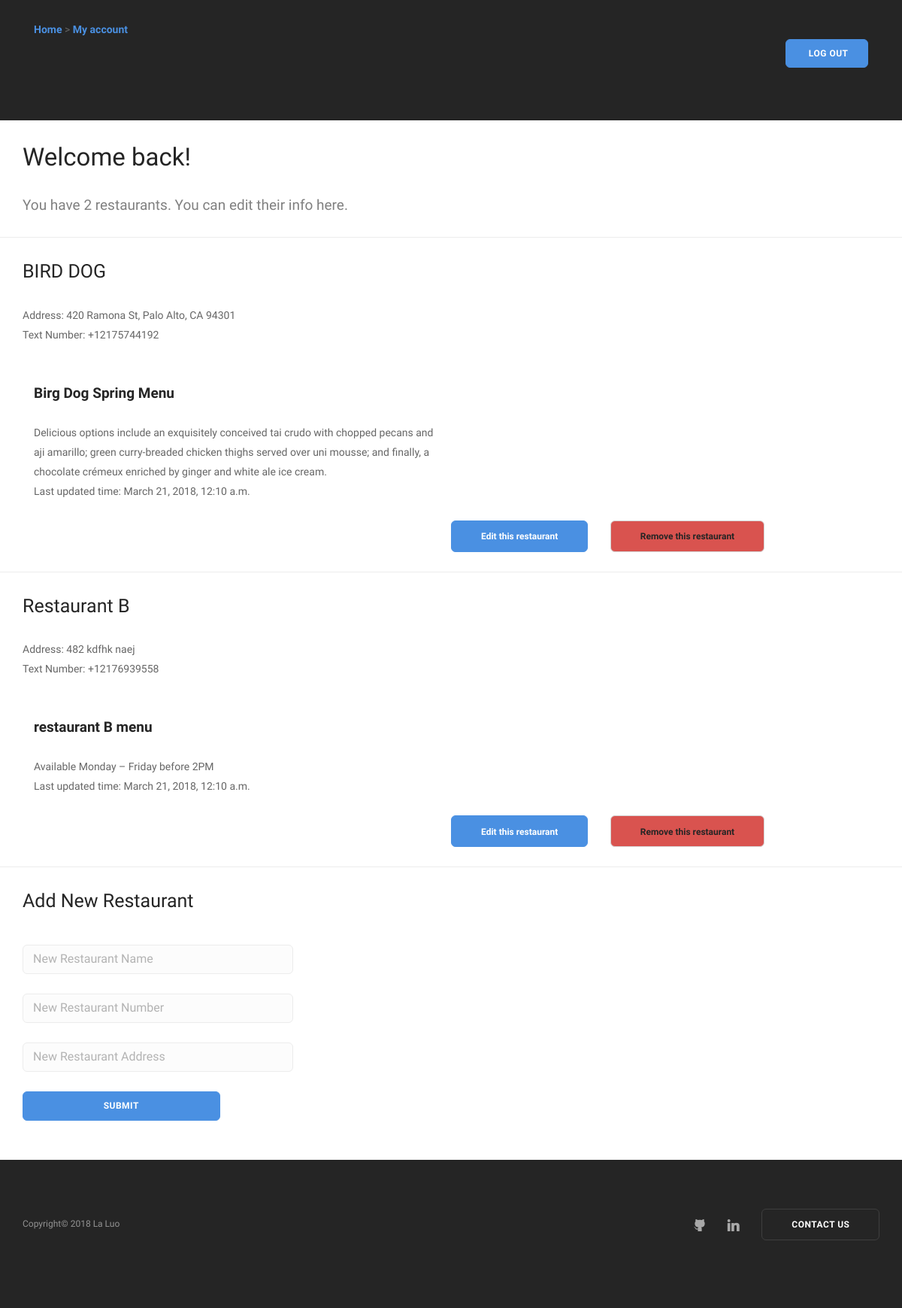
The app's page /account/ (signed in) with its own data.
### canteen/models.py (models this page shows, shortened)
class Canteen(models.Model):
    id = models.IntegerField(primary_key=True)
    name = models.CharField(max_length=30)
    manager = models.ForeignKey(User, related_name='manager', null=True)
    address = models.CharField(max_length=50, null=True)
    phone_number = models.CharField(max_length=12, null=True)
    @property
    def get_menu(self):
        menu_list = Menu.objects.filter(restaurant = self)
        return menu_list
    class Meta:
    	ordering = ['name']

class Menu(models.Model):
    id = models.IntegerField(primary_key=True)
    name = models.CharField(max_length=30)
    info = models.CharField(max_length = 200, null=True)
    last_updated = models.DateTimeField(auto_now_add=True)
    restaurant = models.ForeignKey(Canteen, null=True)
    dishtype_list = models.CharField(max_length=200, default='["food","drinks"]')

### canteen/views.py (the view, shortened to what this page needs)
# urls.py: url(r'^account/$', views.account, name='account'),
def account(request):
    current_user = request.user
    user_id = current_user.id
    name = current_user.username
    user = User.objects.get(id= user_id)
    restaurant_list = Canteen.objects.filter(manager = user)
    for each in restaurant_list:
        if len(each.get_menu) == 0:
            newmenu = Menu(name = 'addnewname', info='addinfo', restaurant = each)
            newmenu.save()
    num = restaurant_list.count()
    data = {'restaurant_list': restaurant_list}
    return render(request, 'registration/myAccount.html', data)

### canteen/templates/registration/myAccount.html (shortened to what this page needs)
<!DOCTYPE html>
<html>
<head>
         {% load static %}
        <link href="{% static 'canteen/css/bootstrap.css' %}" rel="stylesheet" type="text/css" media="all" />
        <link href="{% static 'canteen/css/stack-interface.css' %}" rel="stylesheet" type="text/css" media="all" />
        <link href="{% static 'canteen/css/socicon.css' %}" rel="stylesheet" type="text/css" media="all" />
        <link href="{% static 'canteen/css/lightbox.min.css' %}" rel="stylesheet" type="text/css" media="all" />
        <link href="{% static 'canteen/css/flickity.css' %}" rel="stylesheet" type="text/css" media="all" />
        <link href="{% static 'canteen/css/iconsmind.css' %}" rel="stylesheet" type="text/css" media="all" />
        <link href="{% static 'canteen/css/jquery.steps.css' %}" rel="stylesheet" type="text/css" media="all" />
        <link href="{% static 'canteen/css/theme.css' %}" rel="stylesheet" type="text/css" media="all" />
        <link href="{% static 'canteen/css/custom.css' %}" rel="stylesheet" type="text/css" media="all" />
</head>
<body>
        <nav id="menu2" class="bar bar-2 hidden-xs bar--absolute bg--dark height-20">
                <div class="container">
                    <div class="col-xs-3">
                        <div class="bar__module">
                            <a href="{% url "home_view" %}">Home</a> > <a href="">My account</a>
                        </div>
                    </div>
                    <div class="col-md-12 text-right text-left-xs text-left-sm">
                        <div class="bar__module">
                            <a class="btn btn--sm btn--primary type--uppercase" href="{% url "logout" %}">
                                <span class="btn__text">
                                        &nbsp;Log out
                                </span>
                            </a>
                        </div>
                    </div>
                </div>
        </nav>
                <section class="cover imagebg height-20" data-overlay="3">
                </section>
            <div class="container">
              <br>
                <p class="h2">Welcome back!</p>
            {% if restaurant_list %}
                <p class="lead">
                    You have {{ restaurant_list|length }} restaurant{{ restaurant_list|pluralize }}. You can edit their info here.
                </p>
            </div>
            <hr>
            {% for each in restaurant_list %}
                <div class="container">
                  <p>
                      <span class="h3"><strong>{{ each.name }} </strong> </span>
                      Address: {{ each.address }}
                      <br>
                      Text Number: {{ each.phone_number }}
                      <br>
                  </p>
                    <br>
                        {% for each_menu in each.get_menu %}
                        <div class="col-sm-6">
                                <span class="h4">
                                    <strong>{{ each_menu.name }}</strong>
                                </span>
                                <ul>
                                    <li>
                                        <span>{{ each_menu.info }}</span>
                                    </li>
                                      <li>
                                        <span>Last updated time: {{ each_menu.last_updated }}</span>
                                    </li>
                                </ul>
                        </div>
                        {% endfor %}
                </div>
                <br>
                <div class = "container">
                    <div class = "row">
                            <div class="col-xs-6"></div>
                            <a class="btn btn--primary" href="{% url "edit_res_view" each.id %}">
                                <span class="btn__text">
                                    Edit this restaurant
                                </span>
                            </a>
                            <a class="btn btn-danger" href="{% url "delete_res" each.id %}">
                                <span class="btn__text">
                                    Remove this restaurant
                                </span>
                            </a>
                    </div>
                </div>
                <hr>
            {% endfor %}
            {% endif %}
           <div class="container">
            <h3>
             <strong>Add New Restaurant</strong>
            </h3>
                <form method="post">
                        <div class="row">
                            <div class="col-xs-4">
                                <input type="text" name="resname" placeholder="New Restaurant Name" />
                            </div>
                        </div>
                        <br>
                        <div class="row">
                            <div class="col-xs-4">
                                <input type="text" name="resnumber" placeholder="New Restaurant Number" />
                            </div>
                        </div>
                        <br>
                        <div class="row">
                            <div class="col-xs-4">
                                <input type="text" name="resaddress" placeholder="New Restaurant Address" />
                            </div>
                        </div>
                        <br>
                        <div class="row">
                            <div class="col-xs-3">
                                <button class="btn btn--primary type--uppercase" type="submit">Submit</button>
                            </div>
                        </div>
                </form>
            </div>
            <br>
            <br>
            <footer class="space--sm footer-1 text-center-xs bg--dark ">
                <div class="container">
                    <div class="row">
                        <div class="col-sm-6">
                            <ul class="list-inline list--hover">
                            <span class="type--fine-print">Copyright&copy;
                                <span class="update-year"></span> La Luo </span>
                            </ul>
                        </div>
                        <div class="col-sm-6 text-right text-center-xs">
                            <ul class="social-list list-inline list--hover">
                                <li>
                                    <a href="https://github.com/Rola1993">
                                        <i class="socicon socicon-github icon icon--xs"></i>
                                    </a>
                                </li>
                                <li>
                                    <a href="https://www.linkedin.com/in/la-luo-637b4a94/ ">
                                        <i class="socicon socicon-linkedin icon icon--xs"></i>
                                    </a>
                                </li>
                            </ul>
                            <a href="mailto:rola.uiuc@gmail.com?Subject=Hello%20La" class="btn type--uppercase">
                                <span class="btn__text">
                                    Contact us
                                </span>
                            </a>
                        </div>
                    </div>
                </div>
            </footer>
</body>
</html>

### records on screen
Canteen: name "BIRD DOG", address "420 Ramona St, Palo Alto, CA 94301", phone_number "+12175744192"
Menu: name "Birg Dog Spring Menu", info "Delicious options include an exquisitely conceived tai crudo with chopped pecans and aji amarillo; green curry-breaded chicken thighs served over uni mousse; and finally, a chocolate crémeux enriched by ginger and white ale ice cream.", last_updated "March 21, 2018, 12:10 a.m."
Canteen: name "Restaurant B", address "482 kdfhk naej", phone_number "+12176939558"
Menu: name "restaurant B menu", info "Available Monday – Friday before 2PM", last_updated "March 21, 2018, 12:10 a.m."

### other values on screen
{{ restaurant_list|length }} "2"
